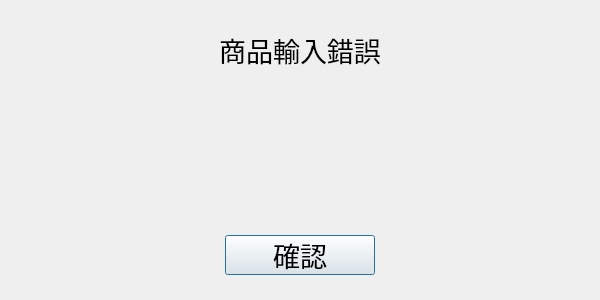
<?xml version="1.0" encoding="UTF-8"?>
<ui version="4.0">
 <class>error</class>
 <widget class="QDialog" name="error">
  <property name="geometry">
   <rect>
    <x>0</x>
    <y>0</y>
    <width>600</width>
    <height>300</height>
   </rect>
  </property>
  <property name="windowTitle">
   <string>Dialog</string>
  </property>
  <widget class="QLabel" name="message">
   <property name="geometry">
    <rect>
     <x>0</x>
     <y>90</y>
     <width>600</width>
     <height>130</height>
    </rect>
   </property>
   <property name="font">
    <font>
     <family>微軟正黑體</family>
     <pointsize>20</pointsize>
    </font>
   </property>
   <property name="frameShape">
    <enum>QFrame::NoFrame</enum>
   </property>
   <property name="midLineWidth">
    <number>0</number>
   </property>
   <property name="text">
    <string/>
   </property>
   <property name="alignment">
    <set>Qt::AlignCenter</set>
   </property>
  </widget>
  <widget class="QPushButton" name="pushButton">
   <property name="geometry">
    <rect>
     <x>225</x>
     <y>235</y>
     <width>150</width>
     <height>40</height>
    </rect>
   </property>
   <property name="font">
    <font>
     <family>微軟正黑體</family>
     <pointsize>20</pointsize>
    </font>
   </property>
   <property name="text">
    <string>確認</string>
   </property>
   <property name="default">
    <bool>true</bool>
   </property>
  </widget>
  <widget class="QLabel" name="label">
   <property name="geometry">
    <rect>
     <x>0</x>
     <y>30</y>
     <width>600</width>
     <height>40</height>
    </rect>
   </property>
   <property name="font">
    <font>
     <family>微軟正黑體</family>
     <pointsize>20</pointsize>
    </font>
   </property>
   <property name="text">
    <string>商品輸入錯誤</string>
   </property>
   <property name="alignment">
    <set>Qt::AlignCenter</set>
   </property>
  </widget>
 </widget>
 <resources/>
 <connections/>
</ui>
